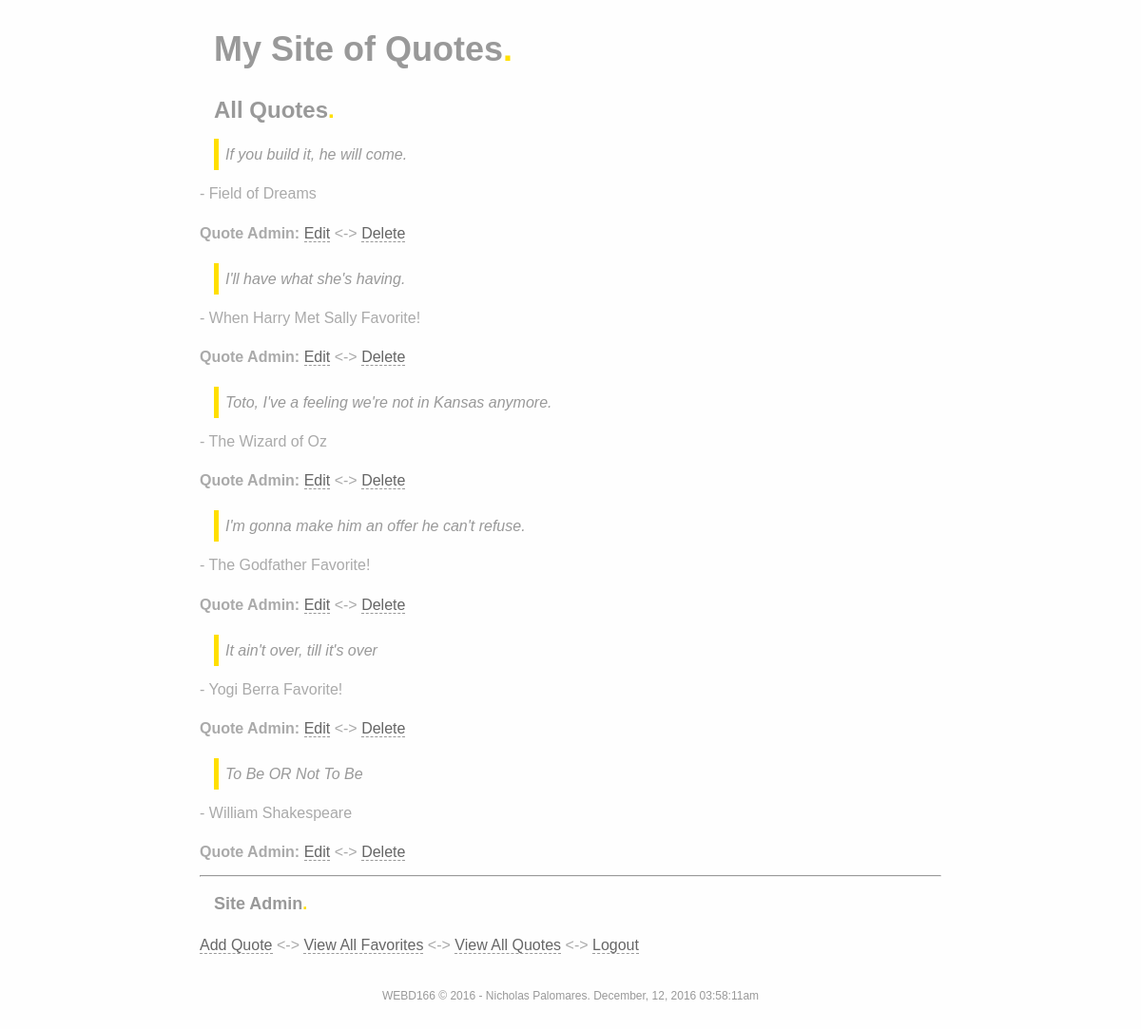
Page /webd166final/view_quotes.php (signed in) on the committed database.
### tables this page shows
CREATE TABLE IF NOT EXISTS `quotes` (
  `id` int(10) unsigned NOT NULL AUTO_INCREMENT,
  `quote` text NOT NULL,
  `source` varchar(100) NOT NULL,
  `favorite` tinyint(1) unsigned NOT NULL,
  `date_entered` timestamp NOT NULL DEFAULT CURRENT_TIMESTAMP,
  PRIMARY KEY (`id`)
);

### webd166final/view_quotes.php (the view, shortened to what this page needs)
<?php
print '<h2>All Quotes</h2>';
include('../PDO_connect.php');
$stmt=$db->query('SELECT id, quote, source, favorite FROM quotes ORDER BY date_entered DESC');
	while ($row = $stmt->fetch(PDO::FETCH_ASSOC)) {
		print "<div><blockquote>{$row['quote']}</blockquote>- {$row['source']}\n";
		if ($row['favorite'] == 1) {
			print ' <strong>Favorite!</strong>';
		}
		print "<p><b>Quote Admin:</b> <a href=\"edit_quote.php?id={$row['id']}\">Edit</a> <->
		<a href=\"delete_quote.php?id={$row['id']}\">Delete</a></p></div>\n";
	}
?>

### webd166final/css/style.css (style rules this page uses)
html,body,div,span,applet,object,iframe,h1,h2,h3,h4,h5,h6,p,blockquote,pre,a,abbr,acronym,address,big,cite,code,del,dfn,em,font,img,ins,kbd,q,s,samp,small,strike,strong,sub,sup,tt,var,dd,dl,dt,li,ol,ul,fieldset,form,label,legend,table,caption,tbody,tfoot,thead,tr,th,td { margin:0; padding:0; border:0; font-weight:inherit; font-style:inherit; font-size:100%; line-height:1.2; font-family:Geneva, Arial, Helvetica, sans-serif; text-align:left; vertical-align:baseline; }
q:before,q:after,blockquote:before,blockquote:after { content:""; }
body { background:#fefefe; color:#AAA; }
a:link,a:visited { text-decoration:none; color:#666; border-bottom:1px #999 dashed; }
#container { margin:20px auto 30px; width:65%; }
#footer { color:#999; font-size:75%; margin-bottom:50px; text-align:center; }
h1,h2,h3,h4,h5,h6 { color:#999; font-weight:bolder; padding:10px 15px 0px 15px; }
h1 { font-size:36px; }
h2 { font-size:24px; }
h3 { font-size:18px; }
p { font-size:medium; line-height:2; }
blockquote { margin:15px; border-left:5px #FFDF00 solid; padding:7px; color:#999; font-style:italic; }
h1:after,h2:after,h3:after,h4:after,h5:after,h6:after,li:after { content:"."; color:#FFDF00; font-family:Helvatica, Arial, sans-serif; }
p { margin-top: 1em; }

### rows in the picture
quotes: quote "If you build it, he will come.", source "Field of Dreams"
quotes: quote "I'll have what she's having.", source "When Harry Met Sally", favorite "Favorite!"
quotes: quote "Toto, I've a feeling we're not in Kansas anymore.", source "The Wizard of Oz"
quotes: quote "I'm gonna make him an offer he can't refuse.", source "The Godfather", favorite "Favorite!"
quotes: quote "It ain't over, till it's over", source "Yogi Berra", favorite "Favorite!"
quotes: quote "To Be OR Not To Be", source "William Shakespeare"
